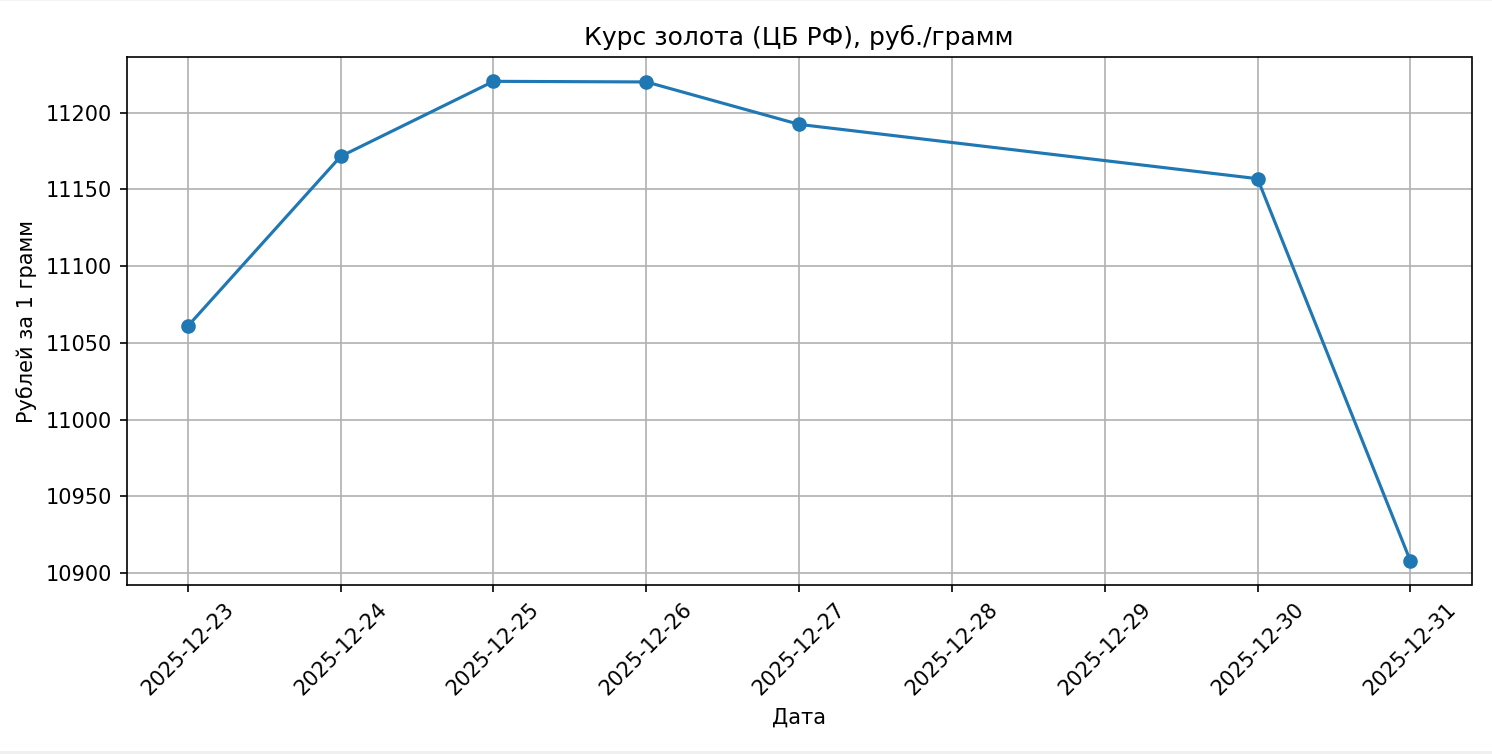

Source code (Python):
import json
import matplotlib.pyplot as plt
from datetime import datetime

DATA_FILE = "data/gold.json"

def main():
    with open(DATA_FILE, "r", encoding="utf-8") as f:
        data = json.load(f)

    dates = [datetime.fromisoformat(r["date"]) for r in data]
    prices = [r["gold"] for r in data]

    plt.figure(figsize=(10, 5))
    plt.plot(dates, prices, marker="o")

    plt.title("Курс золота (ЦБ РФ), руб./грамм")
    plt.xlabel("Дата")
    plt.ylabel("Рублей за 1 грамм")
    plt.grid(True)

    plt.xticks(rotation=45)
    plt.tight_layout()
    plt.show()

if __name__ == "__main__":
    main()
